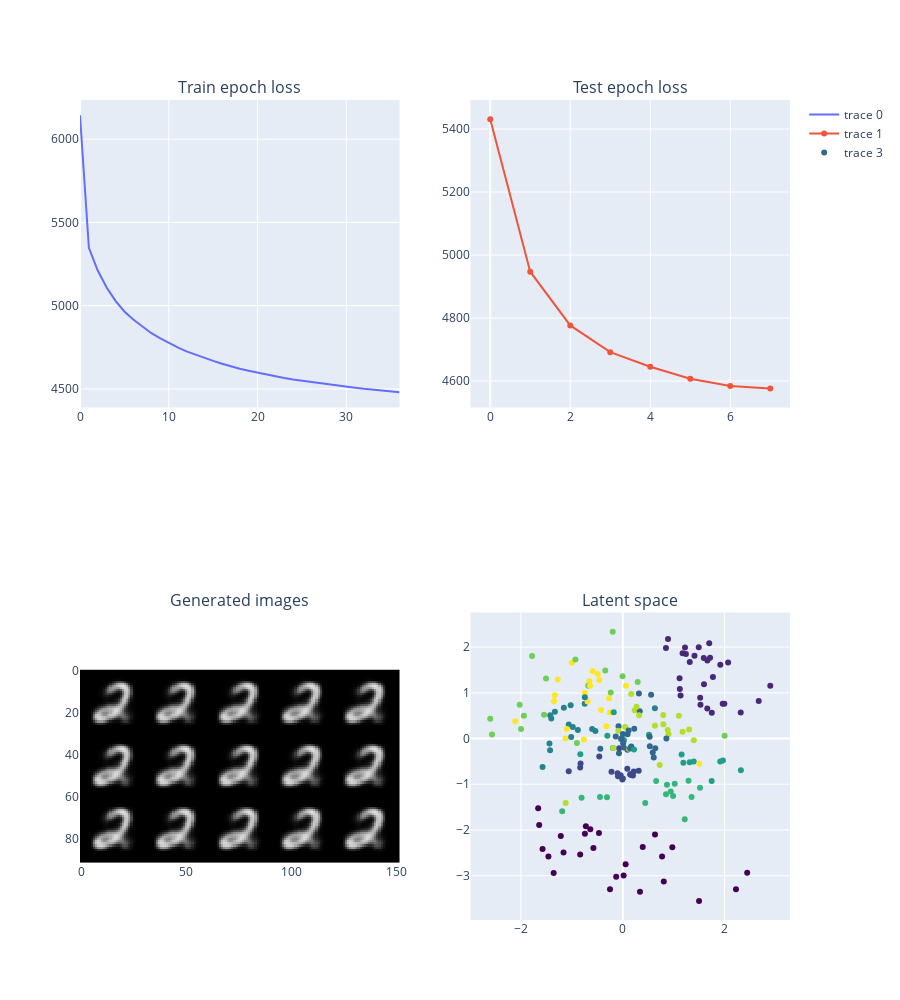

This figure's notebook cell:
### Code cell
from IPython.display import clear_output

num_epochs = 50
validate_every = 5

train_losses = {
    "epoch": [],
    "epoch_kl": [],
    "epoch_rec": [],
    "batch": [],
    "batch_kl": [],
    "batch_rec": []
}
test_losses = {
    "epoch": [],
    "batch": []
}

optimizer = torch.optim.Adam(vae.parameters(), lr=1e-4)

for epoch_num in trange(num_epochs, desc="Epoch: "):

    # train loop
    train_losses["batch"] = []
    vae.train()

    for batch in tqdm(train_loader, desc="Train batch: ", leave=False):
        x, _ = batch
        x = x.to(device)

        loss = vae(x)
        loss.backward()

        optimizer.step()
        optimizer.zero_grad()

        train_losses["batch"].append(loss.cpu().item())

    train_losses["epoch"].append(torch.as_tensor(train_losses["batch"]).mean().cpu().item())

    # Test loop
    if epoch_num % validate_every == 0:
        test_losses["batch"] = []
        vae.eval()

        with torch.no_grad():
            for batch in tqdm(test_loader, desc="Test batch: ", leave=False):
                x, _ = batch
                x = x.to(device)

                loss = vae(x)
                test_losses["batch"].append(loss.cpu().item())

            test_epoch_loss = torch.as_tensor(test_losses["batch"]).mean()
            test_losses["epoch"].append(test_epoch_loss.cpu().item())

    clear_output(wait=True)
    visualize_losses(train_losses, test_losses, vae, train_dataset, device).show()

### Figure 1 — Plotly figure (JSON) as saved in the notebook; plotly's stock layout.template omitted (floating-point values rounded to 4 significant figures; data arrays with more than 128 entries replaced by an {"elided": "..."} marker saying what was removed)
{"data": [{"x": [0, 1, 2, 3, 4, 5, 6, 7, 8, 9, 10, 11, 12, 13, 14, 15, 16, 17, 18, 19, 20, 21, 22, 23, 24, 25, 26, 27, 28, 29, 30, 31, 32, 33, 34, 35, 36], "y": [6144.0, 5348.0, 5211.0, 5109.0, 5029.0, 4965.0, 4917.0, 4874.0, 4836.0, 4805.0, 4775.0, 4749.0, 4726.0, 4705.0, 4685.0, 4668.0, 4651.0, 4635.0, 4621.0, 4609.0, 4598.0, 4584.0, 4575.0, 4565.0, 4556.0, 4548.0, 4540.0, 4532.0, 4526.0, 4519.0, 4512.0, 4507.0, 4500.0, 4495.0, 4490.0, 4484.0, 4481.0], "type": "scatter", "xaxis": "x", "yaxis": "y"}, {"x": [0, 1, 2, 3, 4, 5, 6, 7], "y": [5431.0, 4947.0, 4777.0, 4692.0, 4645.0, 4608.0, 4584.0, 4577.0], "type": "scatter", "xaxis": "x2", "yaxis": "y2"}, {"z": {"elided": "92x152x3 float values"}, "type": "image", "xaxis": "x3", "yaxis": "y3"}, {"marker": {"color": {"elided": "200 int values"}, "colorscale": [[0.0, "#440154"], [0.1111, "#482878"], [0.2222, "#3e4989"], [0.3333, "#31688e"], [0.4444, "#26828e"], [0.5556, "#1f9e89"], [0.6667, "#35b779"], [0.7778, "#6ece58"], [0.8889, "#b5de2b"], [1.0, "#fde725"]], "size": 6}, "mode": "markers", "x": {"elided": "200 float values"}, "y": {"elided": "200 float values"}, "type": "scatter", "xaxis": "x4", "yaxis": "y4"}], "layout": {"xaxis": {"anchor": "y", "domain": [0.0, 0.45]}, "yaxis": {"anchor": "x", "domain": [0.625, 1.0]}, "xaxis2": {"anchor": "y2", "domain": [0.55, 1.0]}, "yaxis2": {"anchor": "x2", "domain": [0.625, 1.0]}, "xaxis3": {"anchor": "y3", "domain": [0.0, 0.45]}, "yaxis3": {"anchor": "x3", "domain": [0.0, 0.375]}, "xaxis4": {"anchor": "y4", "domain": [0.55, 1.0]}, "yaxis4": {"anchor": "x4", "domain": [0.0, 0.375]}, "annotations": [{"font": {"size": 16}, "showarrow": false, "text": "Train epoch loss", "x": 0.225, "xanchor": "center", "xref": "paper", "y": 1.0, "yanchor": "bottom", "yref": "paper"}, {"font": {"size": 16}, "showarrow": false, "text": "Test epoch loss", "x": 0.775, "xanchor": "center", "xref": "paper", "y": 1.0, "yanchor": "bottom", "yref": "paper"}, {"font": {"size": 16}, "showarrow": false, "text": "Generated images", "x": 0.225, "xanchor": "center", "xref": "paper", "y": 0.375, "yanchor": "bottom", "yref": "paper"}, {"font": {"size": 16}, "showarrow": false, "text": "Latent space", "x": 0.775, "xanchor": "center", "xref": "paper", "y": 0.375, "yanchor": "bottom", "yref": "paper"}], "height": 1000}}
